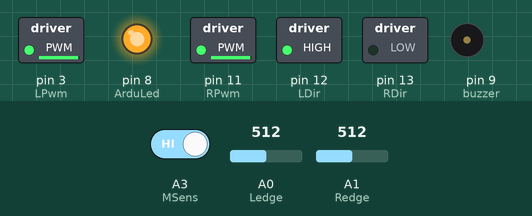
The sketch below on a simulated Arduino Nano, built with avr-gcc and run on an emulated ATmega328P. On the bench: switched loads named in the sketch (green lamp = pin HIGH), output pins drawn as LEDs (lit = HIGH), buzzer (waves = sounding). Dashed ring = blinking. Inputs (shaded band) come from the test bench; at power-on: A1 (Redge) = 512, A0 (Ledge) = 512, A3 (MSens) HIGH. Pins used as bus, display or sensor lines are not drawn.

Above: at 1.5 s.
1.6 s: A1 (Redge) set to 90
At 1.89 s:
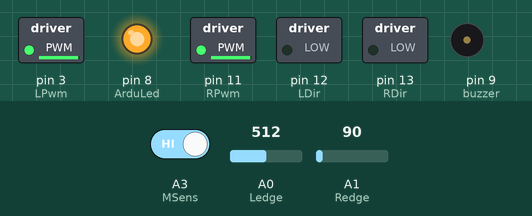
4.6 s: A0 (Ledge) set to 110
7.6 s: A0 (Ledge) set to 93
At 8.8 s:
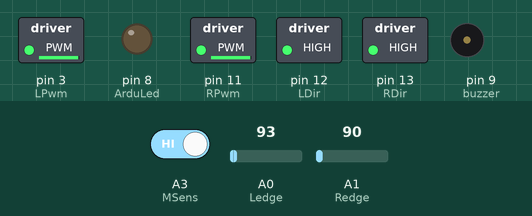
9.2 s: A0 (Ledge) set to 122
At 9.44 s:
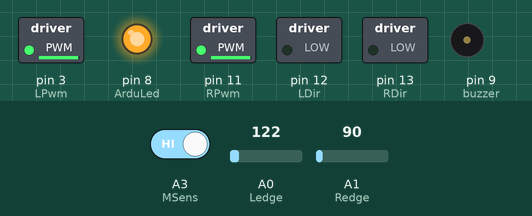
12.2 s: A0 (Ledge) set to 90
At 12.9 s:
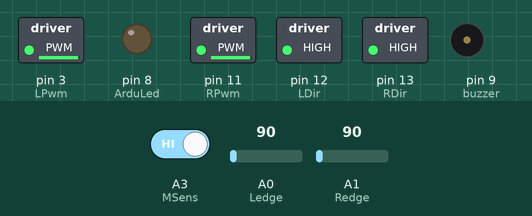
Timing chart, 0 to 14.8 s (numbered marks = the images above; inputs shaded):
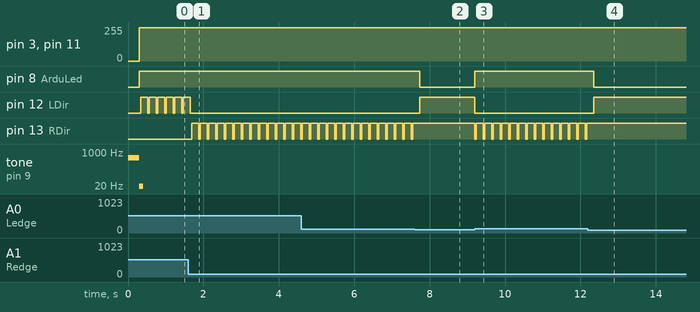

The sketch:

savas_algoritmasi.ino
```cpp
//OPPONENT SENSORS
int LSens = A2;
int RSens = A4;
int MSens = A3;

int LFSens = A5;
int RFSens = 4;

//EDGE & CONTRAST SENSORS
int Redge = A1;
int Ledge = A0;

//TRIMPOTS
int SPD = A7;
int TRN = A6;

//LED & BUZZER
int buzzer = 9;
int ArduLed = 8;

// DIPSWITCH & BUTTON
int Button = 10; // Can be used as start pin too.
int DS1 = 5;
int DS2 = 6;
int DS3 = 7;

//VALUES
int EdgeTurn = 190;
int Duration;
int LastValue = 5;

//motor kontrol
int RPwm = 11;
int RDir = 13;

int LPwm = 3;
int LDir = 12;

//SETUP-------------------------------------------------
void setup() {

  pinMode(LSens, INPUT);    // Left Opponent Sensor Input
  pinMode(RSens, INPUT);    // Right Opponent Sensor Input
  pinMode(MSens, INPUT);    // Middle Opponent Sensor Input

  pinMode(buzzer, OUTPUT);  // Buzzer Declared as Output
  pinMode(ArduLed, OUTPUT); // Buzzer Declared as Output
  pinMode(Button, INPUT); // Buzzer Declared as Output

  pinMode(RPwm, OUTPUT);  // Four PWM Channel Declared as Output
  pinMode(RDir, OUTPUT);
  pinMode(LPwm, OUTPUT);
  pinMode(LDir, OUTPUT);

  digitalWrite(buzzer, LOW); // Buzzer Pin Made Low for Silence :)
  digitalWrite(ArduLed, LOW);  // Arduino Mode Led Made Low
  digitalWrite(DS1, HIGH); // 3 Dipswitch Pin Pullups Made
  digitalWrite(DS2, HIGH);
  digitalWrite(DS3, HIGH);

  digitalWrite(RFSens, HIGH);
  digitalWrite(MSens, HIGH);

  Serial.begin(9600);

  tone(9, 523, 300);
  delay(300);
  noTone(9);
}

//setMotor---------------------------------------
void setMotor(float Lval, float Rval, int timex){
  Lval = Lval*2.5;
  Rval = Rval*2.5;

  if (Lval >=0) {
    analogWrite(LPwm, Lval);
    digitalWrite(LDir, HIGH);
  }
  else {
    Lval=abs(Lval);
    digitalWrite(LDir, LOW);
    analogWrite(LPwm, Lval);
  }

  if (Rval >=0) {
    analogWrite(RPwm, Rval);
    digitalWrite(RDir, HIGH);
  }
  else {
    Rval=abs(Rval);
    digitalWrite(RDir, LOW);
    analogWrite(RPwm, Rval);
  }
  delay(timex);
}

//LOOP-----------------------------------------
void loop() {
  digitalWrite(RPwm, LOW);
  digitalWrite(LPwm, LOW);
  tone(buzzer, 18, 100);

  Start:
    /// Edge Sensor Control Routine ///
    digitalWrite(ArduLed, LOW);
   if (analogRead(Ledge)>100 && analogRead(Redge)< 100) {
     digitalWrite(buzzer, LOW);
     digitalWrite(ArduLed, HIGH);
     setMotor(-100, -100,35); // Geri
     setMotor(-100,100, EdgeTurn); // Left f, Right b,
     LastValue=5;
   }
   else  if (analogRead(Ledge)< 100 && analogRead(Redge)> 100) {
     digitalWrite(buzzer, LOW);
     digitalWrite(ArduLed, HIGH);
     setMotor(-100, -100,35); // Back 35 Milliseconds
     setMotor(100, -100, EdgeTurn); // Right f, Left b,
     LastValue=5;
  }
  else  if (analogRead(Ledge)> 100 && analogRead(Redge)> 100) {
     digitalWrite(buzzer, LOW);
     digitalWrite(ArduLed, HIGH);
     setMotor(-100, -100,35); // Back 35 Milliseconds
     setMotor(100, -100, EdgeTurn); // Right b, Left f,
     LastValue=5;

  }else
    /// Opponent Sensor Control Routine ///
    if (digitalRead(MSens)==HIGH) {setMotor(100, 100,1); digitalWrite(buzzer, HIGH); LastValue=5;} else
    if (digitalRead(LSens)== HIGH) {setMotor(-50, 50,1); digitalWrite(buzzer, HIGH); LastValue=7;} else
    if (digitalRead(RSens)==HIGH) {setMotor(50, -50,1); digitalWrite(buzzer, HIGH); LastValue=3;} else
    {
    digitalWrite(buzzer, LOW);

    if (LastValue==5) { setMotor(40, 40,1);} else
    if (LastValue==7) { setMotor(-20, 80,2);} else
    if (LastValue==3) { setMotor(80, -20,2);}
    }
  goto Start;
}
```

Measured:
- the behaviour switches between 101 and 100 on A0 (Ledge) (found by bisection; images 1 and 2)
- after the input at 1.6 s, pin 12 (LDir): goes on until 1.7 s, then stays LOW; pin 13 (RDir): alternates HIGH for 0.19 s and LOW for 0.04 s, starting after 0.09 s
- after the input at 7.6 s, pin 8 (ArduLed): HIGH → LOW after 0.14 s; pin 12 (LDir): LOW → HIGH after 0.14 s; pin 13 (RDir): stops changing and stays HIGH
- after the input at 9.2 s, pin 8 (ArduLed): LOW → HIGH at once; pin 12 (LDir): HIGH → LOW at once; pin 13 (RDir): alternates HIGH for 0.19 s and LOW for 0.04 s, starting at once
- after the input at 12.2 s, pin 8 (ArduLed): HIGH → LOW after 0.15 s; pin 12 (LDir): LOW → HIGH after 0.16 s; pin 13 (RDir): stops changing and stays HIGH
- by itself, pin 12 (LDir): alternates HIGH for 0.19 s and LOW for 0.04 s
